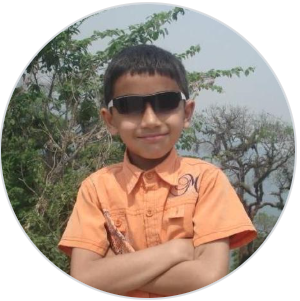
%> input picture ImageProcessing/Lab/Input/3gaurav.png, 300 x 301 px
$ octave Lab3negativeLinearTransformation.m   (GNU Octave 9; MATLAB toolbox functions it lacks are replaced by stand-ins)
%> lines starting %> are read from the running program, lines starting %| are printed output that depends on the picture
clear all;
close all;
clc;
pkg load image;

img = imread("Input/3gaurav.png");
%> img is the input picture: size 301x300x3 uint8; mean R, G, B 172.5, 158.1, 146.1

subplot(2,2,1);
imshow(img);
title("Original Image");

doubleImg = im2double(img);

log1Img   = uint8(1   * log(1 + doubleImg) * 255);
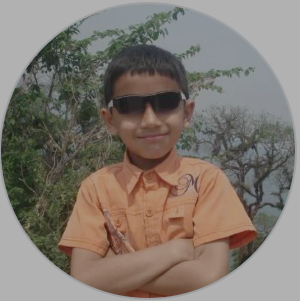
%> log1Img: size 301x300x3 uint8; mean R, G, B 128.1, 119.6, 111.1
subplot(2,2,2);
imshow(log1Img);
title("Log = 1 Image");

log10Img  = uint8(10  * log(1 + doubleImg) * 255);
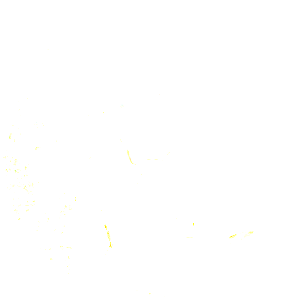
%> log10Img: size 301x300x3 uint8; mean R, G, B 255, 255, 254.8
subplot(2,2,3);
imshow(log10Img);
title("Log = 10 Image");

log200Img = uint8(200 * log(1 + doubleImg) * 255);
subplot(2,2,4);
imshow(log200Img);
title("Log = 200 Image");

imwrite(log1Img,  "Output/3Logarithmic1Image.png");
imwrite(log10Img, "Output/3Logarithmic10Image.png");
imwrite(log200Img,"Output/3Logarithmic200Image.png");
